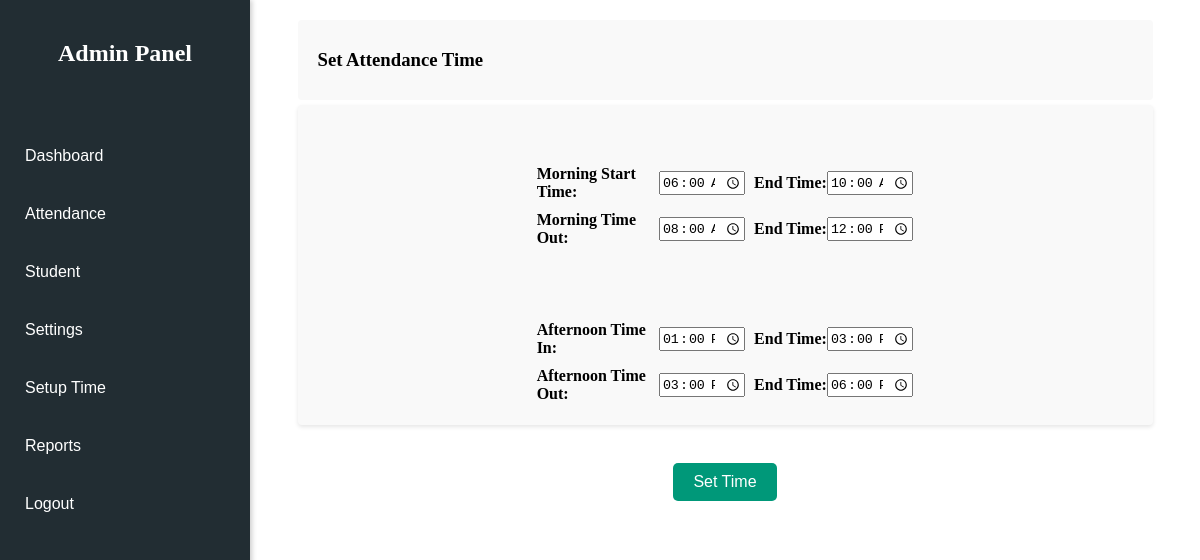
Before: /ADMIN/set_time.php with the older database file.
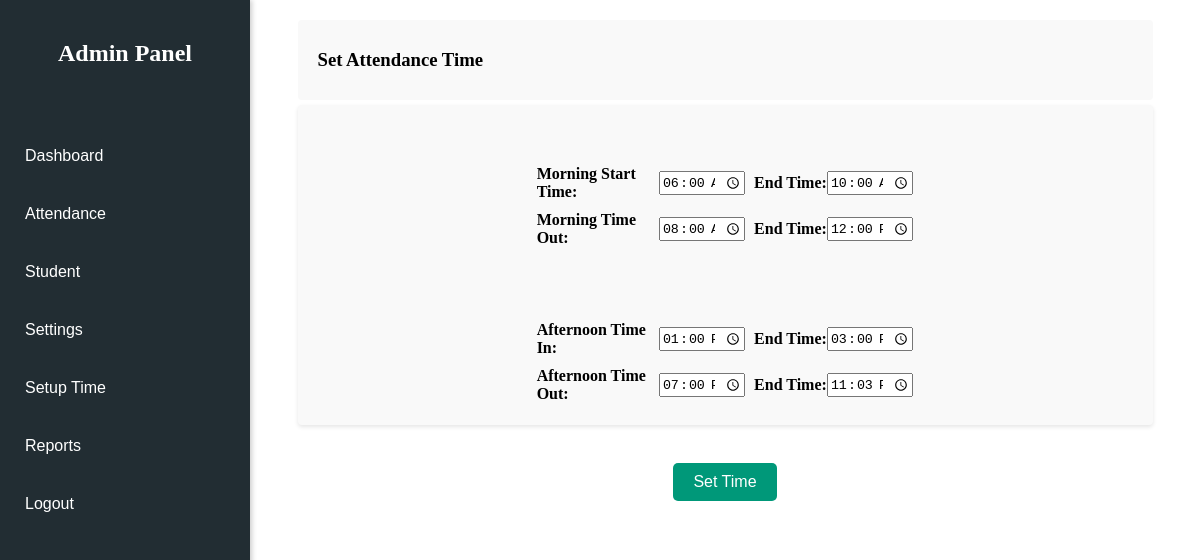
After: the same page with the newer database file.
### tables this page shows
CREATE TABLE `attendance_settings_tbl` (
  `id` int(11) NOT NULL,
  `MORNING_TIME_IN` varchar(10) NOT NULL,
  `TIME_IN_END` varchar(10) NOT NULL,
  `MORNING_TIME_OUT` varchar(10) NOT NULL,
  `TIME_OUT_END` varchar(10) NOT NULL,
  `AFTERNOON_TIME_IN` varchar(10) NOT NULL,
  `AFTERNOON_TIME_IN_END` varchar(10) NOT NULL,
  `AFTERNOON_TIME_OUT` varchar(10) NOT NULL,
  `AFTERNOON_TIME_OUT_END` varchar(10) NOT NULL
);

### ADMIN/set_time.php (the view, shortened to what this page needs)
<?php
include '../CONNECTION/connection.php';
$query = "SELECT * FROM attendance_settings_tbl WHERE id = 1";
$result = $conn->query($query);
if ($result->num_rows > 0) {
    $row = $result->fetch_assoc();
    $start_time = date("H:i", strtotime($row['MORNING_TIME_IN']));
    $start_time_end = date("H:i", strtotime($row['TIME_IN_END']));
    $morning_time_out = date("H:i", strtotime($row['MORNING_TIME_OUT']));
    $morning_time_out_end = date("H:i", strtotime($row['TIME_OUT_END']));
    $afternoon_time_in = date("H:i", strtotime($row['AFTERNOON_TIME_IN']));
    $afternoon_time_in_end = date("H:i", strtotime($row['AFTERNOON_TIME_IN_END']));
    $afternoon_time_out = date("H:i", strtotime($row['AFTERNOON_TIME_OUT']));
    $afternoon_time_out_end = date("H:i", strtotime($row['AFTERNOON_TIME_OUT_END']));
} else {
    $start_time = $start_time_end = $morning_time_out = $morning_time_out_end = "";
    $afternoon_time_in = $afternoon_time_in_end = $afternoon_time_out = $afternoon_time_out_end = "";
}
?>
<!DOCTYPE html>
<html lang="en">
<head>
    <link rel="stylesheet" href="CSS/set_time.css">
</head>
<body>
    <div class="nav">
        <?php include 'sidenav.php'; ?>
    </div>
    <div class="header-container">
        <h3>Set Attendance Time </h3>
    </div>
    <div class="form_wrapper">
        <form action="" method="post">
            <div class="time-container">
                <div class="time-group">
                    <label for="start_time">Morning Start Time:</label>
                    <input type="time" id="start_time" name="start_time" value="<?php echo $start_time; ?>" required>
                    <label for="start_time_end" class="end-label">End Time:</label>
                    <input type="time" id="start_time_end" name="start_time_end" value="<?php echo $start_time_end; ?>" required>
                </div>
                <div class="time-group">
                    <label for="morning_time_out">Morning Time Out:</label>
                    <input type="time" id="morning_time_out" name="morning_time_out" value="<?php echo $morning_time_out; ?>" required>
                    <label for="morning_time_out_end" class="end-label">End Time:</label>
                    <input type="time" id="morning_time_out_end" name="morning_time_out_end" value="<?php echo $morning_time_out_end; ?>" required>
                </div>
                <br>
                <br>
                <br>
                <div class="time-group">
                    <label for="afternoon_time_in">Afternoon Time In:</label>
                    <input type="time" id="afternoon_time_in" name="afternoon_time_in" value="<?php echo $afternoon_time_in; ?>" required>
                    <label for="afternoon_time_in_end" class="end-label">End Time:</label>
                    <input type="time" id="afternoon_time_in_end" name="afternoon_time_in_end" value="<?php echo $afternoon_time_in_end; ?>" required>
                </div>
                <div class="time-group">
                    <label for="afternoon_time_out">Afternoon Time Out:</label>
                    <input type="time" id="afternoon_time_out" name="afternoon_time_out" value="<?php echo $afternoon_time_out; ?>" required>
                    <label for="afternoon_time_out_end" class="end-label">End Time:</label>
                    <input type="time" id="afternoon_time_out_end" name="afternoon_time_out_end" value="<?php echo $afternoon_time_out_end; ?>" required>
                </div>
            </div>
            <button type="submit" class="set_time">Set Time</button>
        </form>
    </div>
</body>
</html>

Changed rows visible on the page:
changed attendance_settings_tbl: afternoon_time_out "15:00" → "19:00"; afternoon_time_out_end "18:00" → "23:03"
